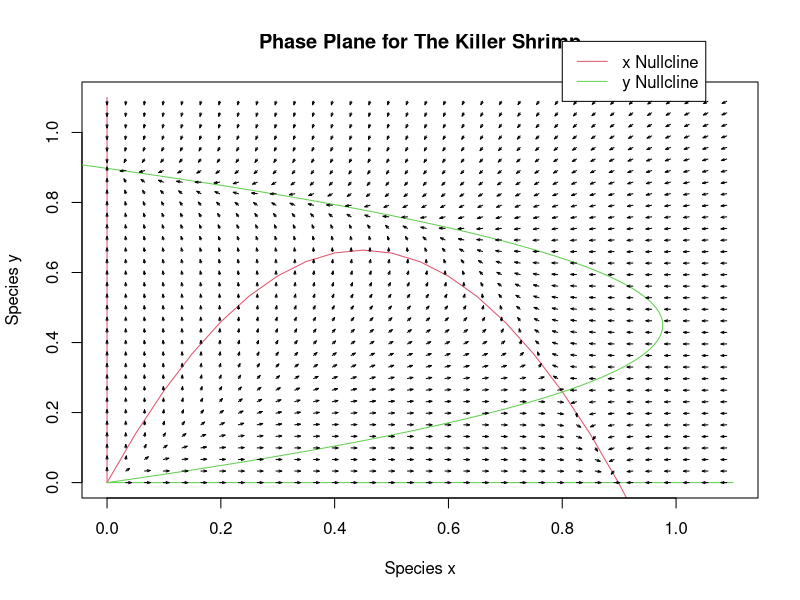

R code for this plot:
delta <- .4
gamma <- .8
rho <- 1
R <- 3
D <- 7
alpha <- .3
beta <-.2

par(xpd=FALSE)
x1 <- seq(0, 1.1, by=.05)
y1 <- (x1*(1-x1)-gamma*x1/(x1+D))/alpha     ### x null-cline
plot(x1,y1, xlim=c(0,1.1),ylim=c(0,1.1),col=2,type="l",
     main="Phase Plane for The Killer Shrimp",
     xlab="Species x",ylab="Species y")
points (c(0,0),c(0,1.1),col=2,type="l")

y2 <- seq(0,1.1,by=.005)
x2 <- (rho*y2*(1-y2)-delta*y2/(y2+R))/beta  ### y null-cline
points (x2,y2,col=3,type="l")
points (c(0,1.1),c(0,0),col=3,type="l")

par(xpd=TRUE)

legend (.8,1.26,c("x Nullcline","y Nullcline"),col=c(2,3), lty=c(1,1))

vectorField <- function(x,y,alpha,beta,delta,gamma,rho,R,D)
    {
        fx <- x*x*(1-x)-alpha*x*y-gamma*x*x/(D+x)
        fy <- rho*y*y*(1-y)-beta*x*y-delta*y*y/(R+y)
        return(c(fx,fy))
    }

x1 <- seq(0, 1.1, by=.033)
y2 <- x1
vx <- numeric(length(x1))
vy <- numeric(length(y2))
dt <- 0.01;
for (x in x1)
{
    lupe <- 0
    for (y in y2)
        {
            lupe <- lupe + 1
            v <- vectorField(x,y,alpha,beta,delta,gamma,rho,R,D)
            vx[lupe] <- v[1]
            vy[lupe] <- v[2]
        }
    vecLength = sqrt(vx*vx+vy*vy)
    endx <- x + vx*dt/vecLength
    endy <- y2 + vy*dt/vecLength
    arrows(x,y2, endx, endy,length=dt*3, col=1,angle=20);
}
